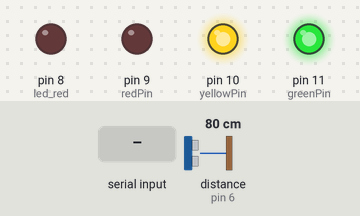
This sketch was run on a simulated Arduino Uno, built with avr-gcc and run on an emulated ATmega328P. On the bench: output pins drawn as LEDs (lit = HIGH). Wiring (inferred from the names in the program): ultrasonic range finder: trigger pin 7; echo pin 6. Inputs (shaded band) come from the test bench; at power-on: distance to the obstacle (sensor on pin 6) 80 cm. The echo pulse lasts 58.3 µs per cm; pins used as bus, display or sensor lines are not drawn.

Above: at 1.2 s.
1.3 s: distance to the obstacle (sensor on pin 6) set to 54 cm
2.8 s: distance to the obstacle (sensor on pin 6) set to 46 cm
At 4.0 s:
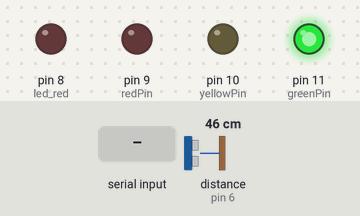
4.3 s: "3" received over Serial
At 5.3 s:
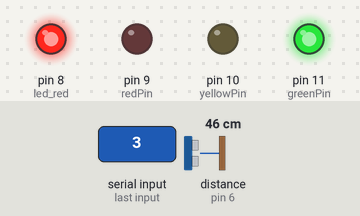
5.8 s: distance to the obstacle (sensor on pin 6) set to 17 cm
7.3 s: distance to the obstacle (sensor on pin 6) set to 14 cm
At 8.5 s:
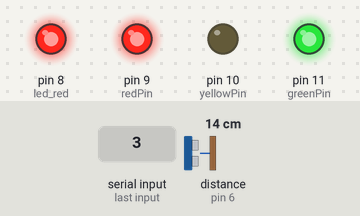
8.8 s: "1" received over Serial
At 9.8 s:
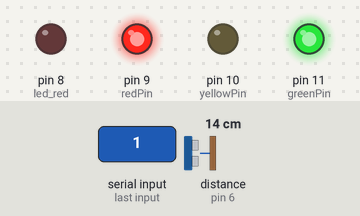
Timing chart, 0 to 11.3 s (numbered marks = the images above; inputs shaded):
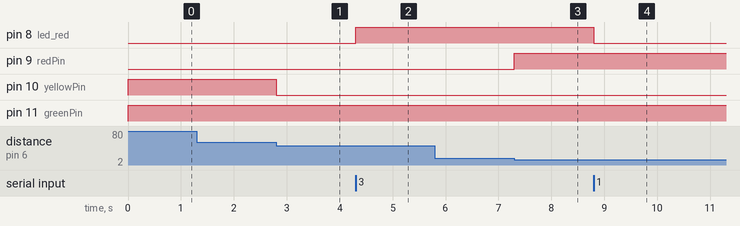

Measured:
- the behaviour switches between 51 and 50 cm on distance to the obstacle (sensor on pin 6) (found by bisection; images 0 and 1)
- the behaviour switches between 16 and 15 cm on distance to the obstacle (sensor on pin 6) (found by bisection; images 2 and 3)
- after the input at 1.3 s, every drawn part: stays the same
- after the input at 2.8 s, pin 10 (yellowPin): HIGH → LOW at once
- after the input at 4.3 s, pin 8 (led_red): LOW → HIGH at once
- after the input at 5.8 s, every drawn part: stays the same
- after the input at 7.3 s, pin 9 (redPin): LOW → HIGH at once
- after the input at 8.8 s, pin 8 (led_red): HIGH → LOW at once

The sketch:

kodardunio.ino
```cpp
int redPin = 9;
int greenPin = 11;
int yellowPin = 10;
byte trigger = 7;
byte echo = 6;
unsigned long t_ime;
double totalpath;
int distance;
int led_red = 8;
int num;
int temp;


void setup()
{
   pinMode(redPin, OUTPUT);
   pinMode(greenPin, OUTPUT);
   pinMode(yellowPin, OUTPUT);
   pinMode(trigger, OUTPUT); // OUTPUT is done to apply voltage to the trigger leg of the sensor
   pinMode(echo, INPUT); // INPUT is done to read the voltage on the Echo leg of the sensor
   pinMode(led_red,OUTPUT);
   Serial.begin(9600);
}

void loop()
{

  digitalWrite(trigger, HIGH);
  delayMicroseconds(10);
  digitalWrite(trigger, LOW);
  /*
   After the wave is generated and reflected back, the time that the Echo leg will go
   into HIGH state is recorded with the pulseIn function.
   */
  t_ime = pulseIn(echo, HIGH);

  totalpath = (double)t_ime*0.034;
  distance = totalpath / 2; // distance is found after operations
  /*
   Depending on the distance, the color of the RGB will be determined.
   */
  if (distance >= 50)
  {
       setColor(0, 255, 255);
       temp = 0;
   }

   else if ( distance < 50 && distance >= 15)
   {
        setColor(0, 255, 0);
        temp = 0;
   }

   else if ( distance < 15   )
   {
        setColor(255,255,0);
        temp = 1;
   }


   if(Serial.available())
   {

        num = Serial.read();
        /*
         Conditions were created according to data 1 and 3
         coming from pyhton
         */

        if(num == '3' && temp == 0) // Human detected, turn on LED
        {
            digitalWrite(led_red, HIGH);
        }

        else if(num == '1') // no human
        {
            digitalWrite(led_red, LOW);
        }

        else if(num == '3' && temp == 1)
        {
             digitalWrite(led_red, LOW);
        }
     }

}
void setColor(int red, int green, int yellow)
{

  analogWrite(redPin, red);
  analogWrite(greenPin, green);
  analogWrite(yellowPin, yellow);

}
```
